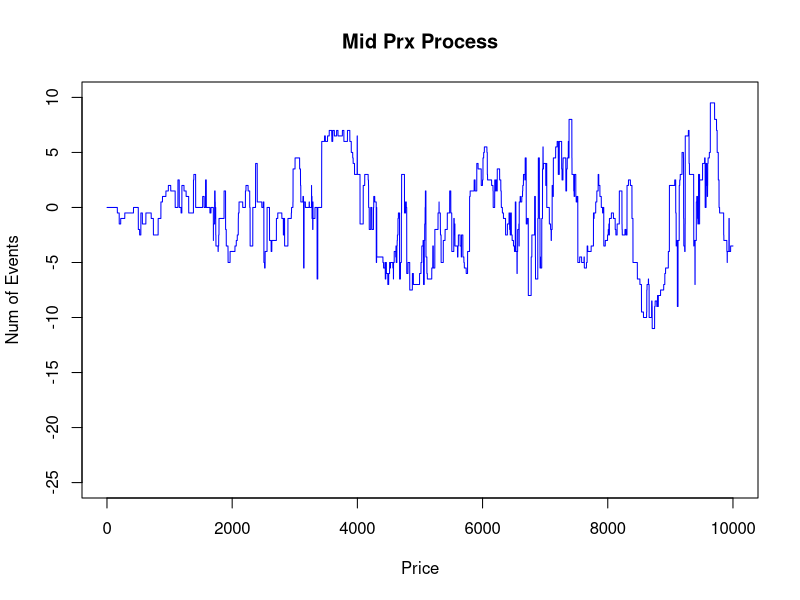

The R script that drew this image:
# Epsilon Intelligence order book simulation

setwd("C:/aya/Documents/MFE/Baruch/Capstone/")

#Book setup
L <- 40 #Set number of price levels to be included in iterations

# Generate initial book
LL <- 1000 #Total number of levels in buy and sell books

mbLag <- 1;
msLag <- 1;

# Initialize book with asymptotic depth of 5 shares
initializeBook5 <- function()
{
    Price <<- -LL:LL    
    # Book shape is set to equal long-term average from simulation
    buySize <<- c(rep(50,LL-8),5000,4000,3000,2000,1000,500,250,125,rep(0,LL+1))
    sellSize <<- c(rep(0,LL),0,125,250,500,1000,2000,3000,4000,5000,rep(50,LL-8))
    book <<- data.frame(Price, buySize, sellSize ) 
    eventLog <<- as.data.frame(matrix(0,nrow=numEvents,ncol=2))
    colnames(eventLog)<<-c("Type","Price")
    count <<- 0
    eventType <<- c("LB","LS","CB","CS","MB","MS")
    eventDescr <<- NA
}


#Various utility functions
bestOffer <- function(){min(book$Price[book$sellSize>0])}
bestBid <- function(){max(book$Price[book$buySize>0])}
spread <- function(){bestOffer()-bestBid()}
mid <- function(){(bestOffer()+bestBid())/2}

#Functions to find mid-market
bidPosn<-function()length(book$buySize[book$Price<=bestBid()])
askPosn<-function()length(book$sellSize[book$Price<=bestOffer()])
midPosn<-function(){floor((bidPosn()+askPosn())/2)}

#Display center of book
go <- function(){book[(midPosn()-20):(midPosn()+20),]}

#Display book shape
bookShape<-function(band){c(book$buySize[LL+1+(-band:0)],book$sellSize[LL+1+1:band])}
dynamicBookShape<-function(band){c(book$buySize[LL+1+mid()+(-band:0)],book$sellSize[LL+1+mid()+1:band])}

bookPlot<-function(band){
  plot((-band:band),bookShape(band),
	col="red",type="l",xlab="Price",ylab="Quantity")
	}

#Choose from L whole numbers in (1,...,L) with uniform probability
pick <- function(m){sample(1:m,1)}

pickToth <- function(m){sample(-m:m,1)}

# Switch logging on
logging <- T

#calculate market buy/sell quantity. fraction of the volume for a mkt buy/sell
calculateFracVolume <- function()
{
  u_rv <- runif(1,zeta_g,1);
  
  frac_g <<- 1 - exp(log(u_rv/zeta_g)/(zeta_g-1));
  
}


#Buy limit order
limitBuyOrder <- function(price=NA){
			if (is.na(price))
            	{prx <<- (bestOffer()-pick(L))}
            else prx <<-price  
            if(logging==T){eventLog[count,]<<- c("LB",prx)} 
            book$buySize[book$Price==prx]<<-book$buySize[book$Price==prx]+1} 

#Sell limit order
limitSellOrder <- function(price=NA){
            if (is.na(price))
            	{prx <<- (bestBid()+pick(L))}
            else prx <<-price  
            if(logging==T){eventLog[count,] <<- c("LS",prx)}  
            book$sellSize[book$Price==prx]<<-book$sellSize[book$Price==prx]+1} 

#Limit Order for Toth
limitOrder <- function(price=NA) {
  pickVal <- pickToth(L)
  if(pickVal < 0) {
    if (is.na(price))
    {prx <<- (bestOffer()+pickVal)}
    else prx <<-price  
    if(logging==T){eventLog[count,]<<- c("LB",prx)} 
    book$buySize[book$Price==prx]<<-book$buySize[book$Price==prx]+1
    
  } else {
    if (is.na(price))
    {prx <<- (bestBid()+pickVal)}
    else prx <<-price  
    if(logging==T){eventLog[count,] <<- c("LS",prx)}  
    book$sellSize[book$Price==prx]<<-book$sellSize[book$Price==prx]+1
  }
}

#Cancel buy order            
cancelBuyOrder<-function(price=NA){
				q<-pick(nb) 
                tmp <- cumsum(rev(book$buySize))  #Cumulative buy size from 0
                posn <- length(tmp[tmp>=q]) #gives position in list where cumulative size >q
                prx <<- book$Price[posn] 
                if (!is.na(price)) {prx <<-price} 
                if(logging==T){eventLog[count,]<<- c("CB",prx)} 
                book$buySize[posn]<<-book$buySize[posn]-1}
                  

#Cancel sell order
cancelSellOrder<-function(price=NA){
                     q<-pick(ns) 
                     tmp <- cumsum(book$sellSize)  #Cumulative sell size from 0
                     posn <- length(tmp[tmp<q])+1 
                     prx <<- book$Price[posn] 
                     if (!is.na(price)) {prx <<-price}  
                     if(logging==T){eventLog[count,]<<- c("CS",prx)} 
                     book$sellSize[posn]<<-book$sellSize[posn]-1}
    
cancelOrder <- function(price=NA) {
  cancelSellOrder();
  cancelBuyOrder();
}


#Market buy order
marketBuyOrder <- function(){
                    mbLag <<- 1;
                    msLag <<- msLag+1;
                    prx <<- bestOffer() 
                     if(logging==T){eventLog[count,]<<- c("MB",prx)} 
                    calculateFracVolume();
                    volume <- frac_g * book$sellSize[book$Price==prx];
                     book$sellSize[book$Price==prx]<<- round(book$sellSize[book$Price==prx]-(volume));
                    curr_L <<- round(curr_L - volume)
                    
}

#Market sell order
marketSellOrder <- function(){
                      msLag <<- 1;
                      mbLag <<- mbLag+1;                      
                     prx <<- bestBid() 
                     if(logging==T){eventLog[count,]<<- c("MS",prx)} 
                      calculateFracVolume();
                      volume <- frac_g * book$buySize[book$Price==prx];
                     book$buySize[book$Price==prx]<<-round(book$buySize[book$Price==prx]-(volume));
                      curr_L <<- round(curr_L - volume)
                      
}

#Order lengths base on pareto distribution
prob_L <- function(L_qty) { p_L <- alpha*(1/L_qty^(alpha+1))}

## calculate the market buy/sell probability based on powerlaw distribution
marketOrder <- function(){
  if(curr_L <= 0) {
    curr_b_s <<- sample(1:2, 1, replace = TRUE, c(0.5,0.5))
    prob_vector <- lapply(L_qty,prob_L)
    curr_L <<- sample(L_qty,1,replace = TRUE, prob_vector)
  } 
  
  switch(curr_b_s,
         marketBuyOrder(),
         marketSellOrder()
         )

}

newAgentOrder <- function() {

  prx <<- bestBid() 
  if(logging==T){eventLog[count,]<<- c("MS",prx)} 
  calculateFracVolume();
  volume <- frac_g * book$buySize[book$Price==prx];
  book$buySize[book$Price==prx]<<-round(book$buySize[book$Price==prx]-(volume));
  agent_L <<- round(agent_L - volume)
  if(agent_L <= 0) { agentDone == TRUE }
}
#Generate an event and update the buy and sell books
#Note that limit orders may be placed inside the spread
generateEvent <- function()
    {
    nb <<- sum(book$buySize[book$Price>=(bestOffer()-L)]); # Number of cancelable buy orders
    ns <<- sum(book$sellSize[book$Price<=(bestBid()+L)]); # Number of cancelable sell orders
    eventRate <<- nb*delta+ns*delta + mu +2*L*alpha;
    probEvent <- c(L*alpha,L*alpha,nb*delta,ns*delta,mu)/eventRate;
    m <- sample(1:5, 1, replace = TRUE, probEvent); #Choose event type
    switch(m,
    		limitBuyOrder(),
    		limitSellOrder(),
    		cancelBuyOrder(),
    		cancelSellOrder(),
    		marketOrder()
    		);
    
    }

generateTothEvent <- function(iter)
{
  nb <<- sum(book$buySize[book$Price>=(bestOffer()-L)]); # Number of cancelable buy orders
  ns <<- sum(book$sellSize[book$Price<=(bestBid()+L)]); # Number of cancelable sell orders
  
  limOrd <- rpois(1, lambda = lamb_da)
  if(limOrd == 1) {
    limitOrder()
  }
  
  mktOrd <- rpois(1, lambda = mu*(1-phi))
  if(mktOrd ==1) {

    ## Agent ORder ##
    if(withAgent == TRUE) {
      if(iter > burnin & agentDone == FALSE ) {
        
        if(agent_L <= 0) {
          ag_prob_vector <- lapply(L_agent_qty,prob_L)
          L_agent_qty <<- sample(L_agent_qty,1,replace = TRUE, ag_prob_vector)
          
        }
        
        m <- sample(1:2,1, replace = TRUE, c(0.05,0.95))
        switch (m,
                newAgentOrder(),
                marketOrder()
                );
        
      } else {
        marketOrder()  
      }
      
    } else {
      marketOrder()
      
    }
  }
  
  mktSellAgent <- rpois(1, lambda = mu*phi)
  if(mktSellAgent ==1) {
    marketSellOrder();
  }
   
  cxlOrd <- rpois(1, lambda = nu)
  if(cxlOrd ==1) {
    cancelOrder()
  }
  
}

#####################################################################################################
# End of setup
#####################################################################################################

# Simulate and generate time series of returns
#alpha <- 0.0001; mu<- 0.1; delta <- 0.2; gamma <- 0.5; # Asymptotic book depth is 5
nu <- 0.0001; mu<- 0.1; lamb_da <- 0.2; gamma <- 0.5; 
alpha <- gamma +1
eventRate <- 1
phi <- 0.05
zeta_g <- 0.65;
frac_g <- 0.0;
band <- 100
burnin <- 4000
numEvents <- 10000;
initializeBook5();
midPrxs <- c(rep(0, numEvents))
fracArr <- c(rep(0, numEvents))
L_qty <- c(1:10)
L_agent_qty <- c(1:10)

set.seed(9062013)

curr_L <- 0
agent_L <- 0
ns <- 0
nb <- 0
agentDone <- FALSE
withAgent <- FALSE

bookState <- as.data.frame(matrix(0,nrow=2*band+1, ncol=1));
midprx <- c(rep(0,numEvents));


for(count in 1:numEvents){
  #generateEvent()
  generateTothEvent(count);
  midPrxs[count] <- mid() 
  #fracArr[count] <- frac_g;
  
  if(numEvents > burnin) {
    bookState[,1] <- bookState[,1] + dynamicBookShape(band)
  }
  cat('Count: ', count, '\n')
  }

tradeLog <- eventLog[(eventLog$Type=="MB")|(eventLog$Type=="MS"),]
tradeSigns <- ifelse(tradeLog$Type=="MB",+1,-1);
someTrades <- 1:100;
# plot(tradeSigns[someTrades],type="b",col="blue",xlab=NA, ylab="Trade Sign",main="Epsilon Intel. trades")
# bookPlot(20);

if(withAgent == TRUE) {
  par(new = T)
  plot((1:10000), midPrxs[1:numEvents],col="orange",type="l", ylim = c(-25,10), xlab="Price", ylab="Num of Events",main="Mid Prx Process")
  
} else {
  plot((1:10000), midPrxs[1:numEvents],col="blue",type="l", ylim = c(-25,10), xlab="Price", ylab="Num of Events",main="Mid Prx Process")
  
}

#plot(fracArr)
# aveBookShape <- bookState[,1]/numEvents;
# plot((-band:band),aveBookShape, col="red",type="l",xlab="Price",ylab="Quantity", main="Average Book Shape")


########################################################################################
# End of time series generation
########################################################################################
